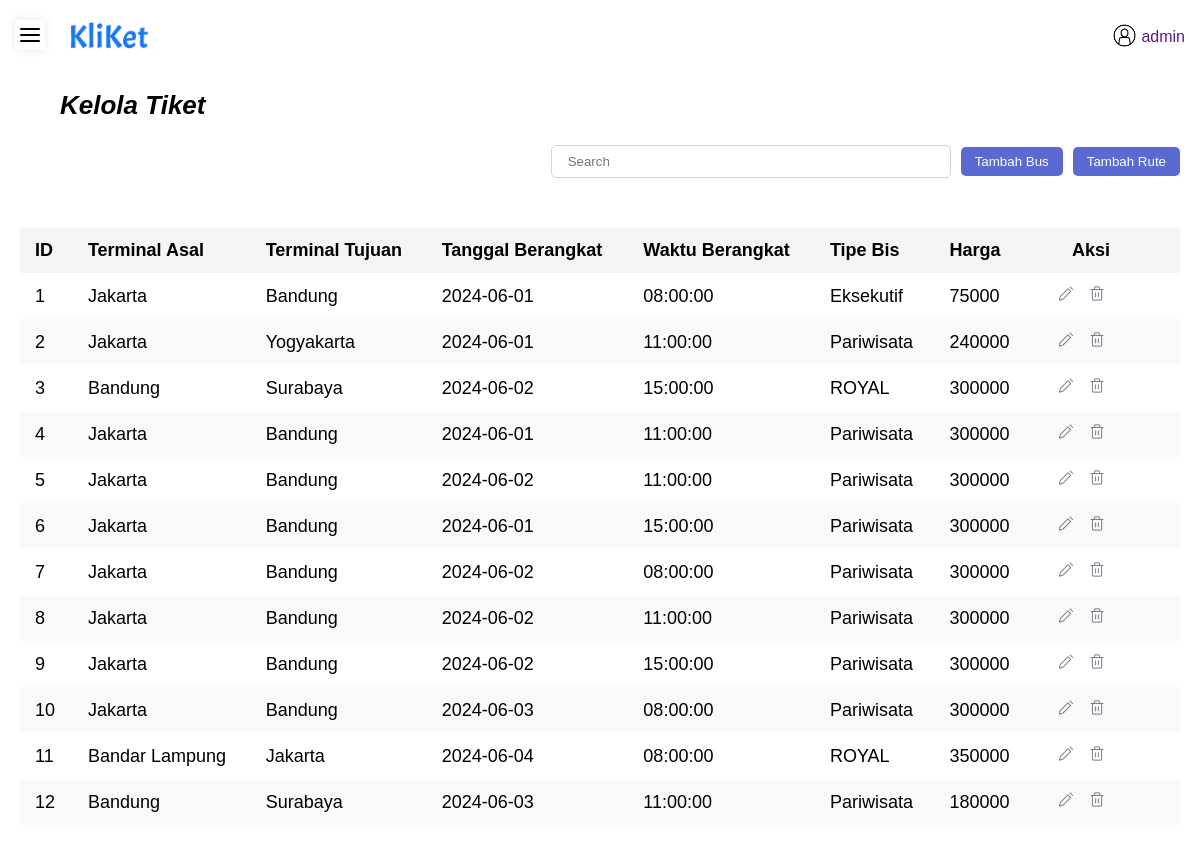
The app's page /admin/admtiket.php (signed in) with its own data.
### tables this page shows
CREATE TABLE `rute` (
  `ruteID` int(11) NOT NULL,
  `waktu_berangkat` time NOT NULL,
  `asal` varchar(255) NOT NULL,
  `tanggal_berangkat` date NOT NULL,
  `tujuan` varchar(255) DEFAULT NULL,
  `busID` int(11) DEFAULT NULL,
  `harga` int(11) DEFAULT NULL
);

CREATE TABLE `bus` (
  `busid` int(11) NOT NULL,
  `total_kursi` int(11) NOT NULL,
  `nama` varchar(255) DEFAULT NULL
);

### admin/admtiket.php (the view, shortened to what this page needs)
<!DOCTYPE html>
<html lang="en">
<head>
    <link rel="stylesheet" href="../css/style(6).css">
    <link rel="stylesheet" href="../css/modal(1).css">
</head>
<body>
    <?php
    include 'adminnavbar.php';
    $search = isset($_GET['search']) ? $_GET['search'] : '';
    ?>
    <div class="main-content">
        <div class="text">Kelola Tiket</div>
        <div class="nav-container">
            <form class="search-form" method="GET" action="admtiket.php">
                <div class="search-box">
                    <input type="text" name="search" class="form-control" placeholder="Search" value="<?php echo htmlspecialchars($search); ?>">
                </div>
            </form>
            <div class="button-container">
                <button class="addbus">Tambah Bus</button>
                <button class="addtiket">Tambah Rute</button>
            </div>
        </div>
        <div class="table-container">
            <table class="order-table">
                <thead>
                    <tr>
                        <th>ID</th>
                        <th>Terminal Asal</th>
                        <th>Terminal Tujuan</th>
                        <th>Tanggal Berangkat</th>
                        <th>Waktu Berangkat</th>
                        <th>Tipe Bis</th>
                        <th>Harga</th>
                        <th class="actions-column">Aksi</th>
                    </tr>
                </thead>
                <tbody>
                    <?php
                    $sql = "SELECT r.ruteid AS ID, r.asal AS TerminalAsal,
                            r.tujuan AS TerminalTujuan, r.tanggal_berangkat AS TanggalBerangkat,
                            r.waktu_berangkat AS WaktuBerangkat, r.busID, b.nama AS Bus, r.harga AS Harga
                            FROM rute r
                            JOIN bus b ON r.busid = b.busid
                            ";
                    $sql .= " ORDER BY r.ruteid";
                    $result = $conn->query($sql);
                    if ($result->num_rows > 0) {
                        while($row = $result->fetch_assoc()) {
                            echo "<tr>";
                            echo "<td>" . $row["ID"] . "</td>";
                            echo "<td>" . $row["TerminalAsal"] . "</td>";
                            echo "<td>" . $row["TerminalTujuan"] . "</td>";
                            echo "<td>" . $row["TanggalBerangkat"] . "</td>";
                            echo "<td>" . $row["WaktuBerangkat"] . "</td>";
                            echo "<td>" . $row["Bus"] . "</td>";
                            echo "<td>" . $row["Harga"] . "</td>";
                            echo '<td class="actions-column">
                                    <a href="javascript:void(0);" onclick="openEditModal(\'' . $row["ID"] . '\', \'' . $row["TerminalAsal"] . '\',
                                    \'' . $row["TerminalTujuan"] . '\', \'' . $row["TanggalBerangkat"] . '\', \'' . $row["WaktuBerangkat"] . '\',
                                    \'' . $row["busID"] . '\', \'' . $row["Harga"] . '\')">
                                    <img src="../img/edit.png" class="edit-icon"></a>
                                    <a href="javascript:void(0);" onclick="confirmDelete(' . $row["ID"] . ')"><img src="../img/hapus.png" class="delete-icon"></a>
                                  </td>';
                            echo "</tr>";
                        }
                    } else {
                        echo "<tr><td colspan='8'>Tidak ada data</td></tr>";
                    }
                    ?>
                </tbody>
            </table>
        </div>
    </div>
</body>
</html>

### css/style(6).css (style rules this page uses)
* { margin: 0; padding: 0; box-sizing: border-box; }
body { font-family: Arial, sans-serif; }
.text { position: absolute; top: 80px; left: 50px; margin: 10px; font-size: 26px; font-family: 'Poppins', sans-serif; font-weight: bold; font-style: italic; }
.main-content { width: 100%; margin: 60px auto; text-align: center; display: flex; flex-direction: column; align-items: center; justify-content: flex-start; min-height: 100vh; padding: 20px; box-sizing: border-box; }
.table-container { overflow-x: auto; width: 100%; margin-top: 20px; margin-left: 0; margin-right: 0; position: relative; top: auto; }
.order-table { width: 100%; border-collapse: collapse; border-spacing: 0 10px; font-size: 18px; text-align: left; margin: 0; padding: 0; }
.order-table th, .order-table td { padding: 12px 15px; border: none; }
.order-table th { background-color: #f4f4f4; }
.order-table th.actions-column, .order-table td.actions-column { text-align: right; }
.order-table tbody tr:nth-child(even) { background-color: #f9f9f9; }
.edit-icon, .delete-icon { text-decoration: none; margin: 0 5px; color: #000; }
.order-table th.actions-column { text-align: right; padding-right: 70px; }
.order-table td.actions-column { text-align: right; padding-right: 70px; }
.nav-container { display: flex; justify-content: flex-end; align-items: center; width: 100%; margin-bottom: 20px; }
.search-form { flex-grow: 1; margin-right: 10px; max-width: 400px; }
.search-box { position: relative; width: 100%; }
.search-box input { width: 100%; padding: 0.5rem 2.5rem 0.5rem 1rem; border-radius: 5px; border: 1px solid #ced4da; }
.button-container { display: flex; gap: 10px; }
.addtiket, .addbus { background-color: #5B6AD0; color: white; padding: 7px 14px; border: none; border-radius: 5px; cursor: pointer; transition: background-color 0.3s; }

### css/modal(1).css (style rules this page uses)
form { display: flex; flex-direction: column; }
label, input, select, button { margin: 10px 0; }
button { background-color: #5B6AD0; color: white; padding: 10px; border: none; border-radius: 5px; cursor: pointer; transition: background-color 0.3s; }

### records on screen
rute: ruteID "1", asal "Jakarta", tujuan "Bandung", tanggal_berangkat "2024-06-01", waktu_berangkat "08:00:00", busID.nama "Eksekutif", harga "75000"
rute: ruteID "2", asal "Jakarta", tujuan "Yogyakarta", tanggal_berangkat "2024-06-01", waktu_berangkat "11:00:00", busID.nama "Pariwisata", harga "240000"
rute: ruteID "3", asal "Bandung", tujuan "Surabaya", tanggal_berangkat "2024-06-02", waktu_berangkat "15:00:00", busID.nama "ROYAL", harga "300000"
rute: ruteID "4", asal "Jakarta", tujuan "Bandung", tanggal_berangkat "2024-06-01", waktu_berangkat "11:00:00", busID.nama "Pariwisata", harga "300000"
rute: ruteID "5", asal "Jakarta", tujuan "Bandung", tanggal_berangkat "2024-06-02", waktu_berangkat "11:00:00", busID.nama "Pariwisata", harga "300000"
rute: ruteID "6", asal "Jakarta", tujuan "Bandung", tanggal_berangkat "2024-06-01", waktu_berangkat "15:00:00", busID.nama "Pariwisata", harga "300000"
rute: ruteID "7", asal "Jakarta", tujuan "Bandung", tanggal_berangkat "2024-06-02", waktu_berangkat "08:00:00", busID.nama "Pariwisata", harga "300000"
rute: ruteID "8", asal "Jakarta", tujuan "Bandung", tanggal_berangkat "2024-06-02", waktu_berangkat "11:00:00", busID.nama "Pariwisata", harga "300000"
rute: ruteID "9", asal "Jakarta", tujuan "Bandung", tanggal_berangkat "2024-06-02", waktu_berangkat "15:00:00", busID.nama "Pariwisata", harga "300000"
rute: ruteID "10", asal "Jakarta", tujuan "Bandung", tanggal_berangkat "2024-06-03", waktu_berangkat "08:00:00", busID.nama "Pariwisata", harga "300000"
rute: ruteID "11", asal "Bandar Lampung", tujuan "Jakarta", tanggal_berangkat "2024-06-04", waktu_berangkat "08:00:00", busID.nama "ROYAL", harga "350000"
rute: ruteID "12", asal "Bandung", tujuan "Surabaya", tanggal_berangkat "2024-06-03", waktu_berangkat "11:00:00", busID.nama "Pariwisata", harga "180000"

### other values on screen
$_SESSION['username'] "admin"
